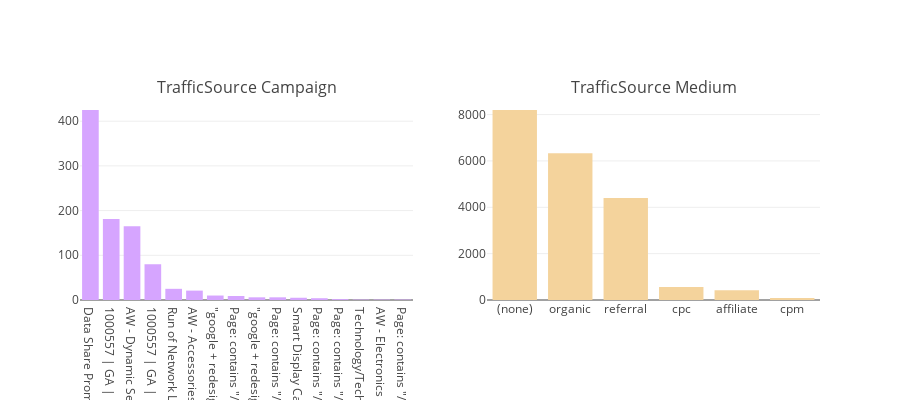

Notebook code cell kept with this figure:
### Code cell
# Traffic Attributes

fig = tools.make_subplots(rows=1, cols=2, subplot_titles=["TrafficSource Campaign", "TrafficSource Medium"], print_grid=False)

colors = ["#d6a5ff", "#fca6da", "#f4d39c", "#a9fcca"]
t1 = litedata["campaign"].value_counts()
t2 = litedata["medium"].value_counts()
tr1 = go.Bar(x = t1.index, y = t1.values, marker=dict(color=colors[3]))
tr2 = go.Bar(x = t2.index, y = t2.values, marker=dict(color=colors[2]))
tr3 = go.Bar(x = t1.index[1:], y = t1.values[1:], marker=dict(color=colors[0]))
tr4 = go.Bar(x = t2.index[1:], y = t2.values[1:])

fig.append_trace(tr3, 1, 1)
fig.append_trace(tr2, 1, 2)
fig['layout'].update(height=400, margin=dict(b=100), showlegend=False)
iplot(fig)

### Figure 1 — Plotly figure (JSON) as saved in the notebook; plotly's stock layout.template omitted (floating-point values rounded to 4 significant figures)
{"data": [{"marker": {"color": "#d6a5ff"}, "type": "bar", "uid": "51e79407-f6d5-4d57-bb9a-a2182fcb3574", "x": ["Data Share Promo", "1000557 | GA | US | en | Hybrid | GDN Text+Banner | AS", "AW - Dynamic Search Ads Whole Site", "1000557 | GA | US | en | Hybrid | GDN Remarketing", "Run of Network Line Item", "AW - Accessories", "\"google + redesign/Accessories March 17\" All Users", "Page: contains \"/google+redesign/drinkware\"", "\"google + redesign/Accessories March 17\" All Users Similar Audiences", "Page: contains \"/google+redesign/bags\" All Users", "Smart Display Campaign", "Page: contains \"/google+redesign/office\"", "Page: contains \"/google+redesign/drinkware\" Similar Audiences", "Technology/Technophiles", "AW - Electronics", "Page: contains \"/google+redesign/bags\" 1 Day"], "xaxis": "x", "y": [425, 181, 165, 80, 25, 21, 10, 9, 6, 6, 5, 4, 2, 1, 1, 1], "yaxis": "y"}, {"marker": {"color": "#f4d39c"}, "type": "bar", "uid": "d5ef279a-86eb-47f1-879d-ecb8b0207de7", "x": ["(none)", "organic", "referral", "cpc", "affiliate", "cpm"], "xaxis": "x2", "y": [8198, 6329, 4398, 559, 425, 91], "yaxis": "y2"}], "layout": {"annotations": [{"font": {"size": 16}, "showarrow": false, "text": "TrafficSource Campaign", "x": 0.225, "xanchor": "center", "xref": "paper", "y": 1, "yanchor": "bottom", "yref": "paper"}, {"font": {"size": 16}, "showarrow": false, "text": "TrafficSource Medium", "x": 0.775, "xanchor": "center", "xref": "paper", "y": 1, "yanchor": "bottom", "yref": "paper"}], "height": 400, "margin": {"b": 100}, "showlegend": false, "xaxis": {"anchor": "y", "domain": [0, 0.45]}, "xaxis2": {"anchor": "y2", "domain": [0.55, 1]}, "yaxis": {"anchor": "x", "domain": [0, 1]}, "yaxis2": {"anchor": "x2", "domain": [0, 1]}}}
